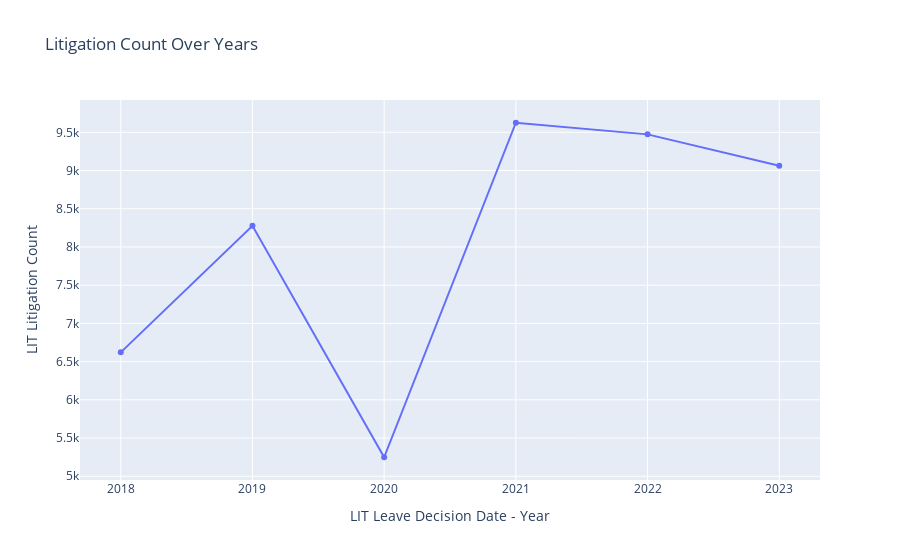

Source (notebook cell):
### Code cell
litigation_by_year = df.groupby("LIT Leave Decision Date - Year")["LIT Litigation Count"].sum().reset_index()
fig = px.line(litigation_by_year, x="LIT Leave Decision Date - Year", y="LIT Litigation Count",
              title="Litigation Count Over Years", markers=True)
fig.show()

### Figure 1 — Plotly figure (JSON) as saved in the notebook; plotly's stock layout.template omitted (floating-point values rounded to 4 significant figures)
{"data": [{"hovertemplate": "LIT Leave Decision Date - Year=%{x}<br>LIT Litigation Count=%{y}<extra></extra>", "legendgroup": "", "line": {"color": "#636efa", "dash": "solid"}, "marker": {"symbol": "circle"}, "mode": "lines+markers", "name": "", "orientation": "v", "showlegend": false, "type": "scatter", "x": [2018, 2019, 2020, 2021, 2022, 2023], "xaxis": "x", "y": [6621, 8277, 5249, 9625, 9473, 9063], "yaxis": "y"}], "layout": {"legend": {"tracegroupgap": 0}, "title": {"text": "Litigation Count Over Years"}, "xaxis": {"anchor": "y", "domain": [0, 1], "title": {"text": "LIT Leave Decision Date - Year"}}, "yaxis": {"anchor": "x", "domain": [0, 1], "title": {"text": "LIT Litigation Count"}}}}
